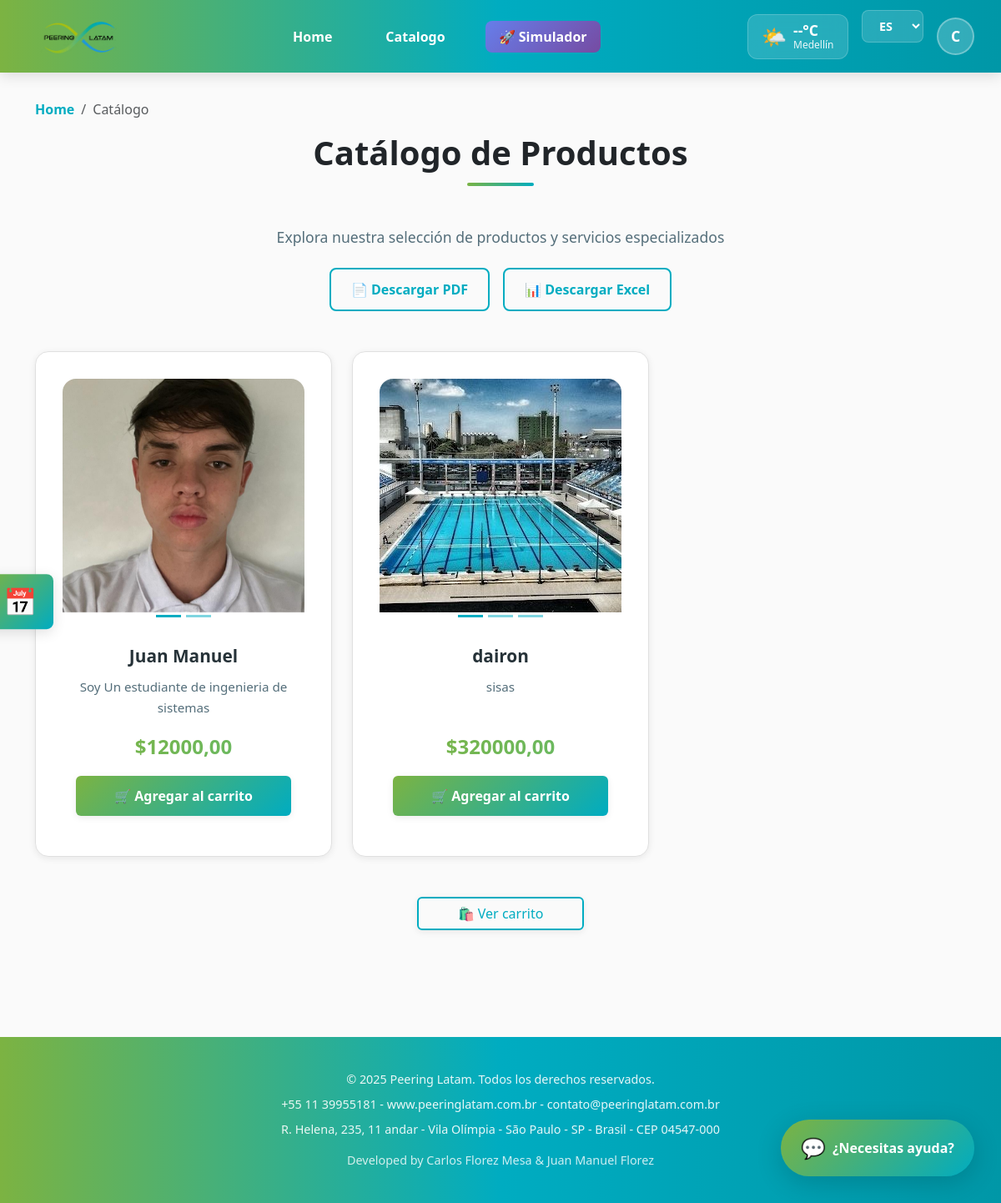
Screenshot of /es/catalogo/ (signed in) with the database file from the repository.
### accounts/models.py (models this page shows, shortened)
class CustomUser(AbstractBaseUser, PermissionsMixin):
    email = models.EmailField(unique=True)
    full_name = models.CharField(max_length=100)
    age = models.PositiveIntegerField(null=True, blank=True)
    position = models.CharField("Puesto laboral", max_length=100, blank=True)
    company = models.CharField("Empresa", max_length=100, blank=True)
    is_active = models.BooleanField(default=True)
    is_staff = models.BooleanField(default=False)
    USERNAME_FIELD = 'email'
    REQUIRED_FIELDS = ['full_name']
    objects = CustomUserManager()

### core/models.py (models this page shows, shortened)
class ImagenProducto(models.Model):
    producto = models.ForeignKey(Producto, on_delete=models.CASCADE, related_name='imagenes', verbose_name=_("Producto"))
    imagen = models.ImageField(upload_to='productos/', verbose_name=_("Imagen"))
    class Meta:
        verbose_name = _("Imagen de Producto")
        verbose_name_plural = _("Imágenes de Productos")

class Producto(models.Model):
    nombre = models.CharField(max_length=100, verbose_name=_("Nombre"))
    descripcion = models.TextField(verbose_name=_("Descripción"))
    precio = models.DecimalField(max_digits=10, decimal_places=2, verbose_name=_("Precio"))
    class Meta:
        verbose_name = _("Producto")
        verbose_name_plural = _("Productos")

### core/views.py (the view)
# urls.py: path('catalogo/', views.catalogo_view, name='catalogo'),
def catalogo_view(request):
    productos_list = Producto.objects.all()
    paginator = Paginator(productos_list, 6)
    page_number = request.GET.get('page')
    productos = paginator.get_page(page_number)
    return render(request, 'core/catalogo.html', {'productos': productos})

### core/templates/core/catalogo.html (shortened to what this page needs)
{% extends 'base.html' %}
{% load static %}
{% load i18n %}
{% block content %}
<link href="https://cdn.jsdelivr.net/npm/bootstrap@5.3.0/dist/css/bootstrap.min.css" rel="stylesheet">
<div style="padding: 2rem 0; background: var(--bg-light);">
    <div class="container">
        <nav aria-label="breadcrumb" data-aos="fade-down">
            <ol class="breadcrumb">
                <li class="breadcrumb-item"><a href="{% url 'home' %}">{% trans "Home" %}</a></li>
                <li class="breadcrumb-item active" aria-current="page">{% trans "Catálogo" %}</li>
            </ol>
        </nav>
        <div style="text-align: center; margin-bottom: 3rem;" data-aos="fade-up">
            <h2 class="section-title">{% trans "Catálogo de Productos" %}</h2>
            <p style="color: var(--text-light); font-size: 1.1rem; max-width: 600px; margin: 1rem auto 0;">
                {% trans "Explora nuestra selección de productos y servicios especializados" %}
            </p>
            {% if user.is_authenticated %}
            <div style="display: flex; gap: 1rem; justify-content: center; margin-top: 1.5rem; flex-wrap: wrap;">
                <a href="{% url 'reporte_pdf' %}" class="btn-outline" style="display: inline-flex; align-items: center; gap: 0.5rem; text-decoration: none; padding: 0.75rem 1.5rem; border-radius: 8px; font-weight: 600;">
                    📄 {% trans "Descargar PDF" %}
                </a>
                <a href="{% url 'reporte_excel' %}" class="btn-outline" style="display: inline-flex; align-items: center; gap: 0.5rem; text-decoration: none; padding: 0.75rem 1.5rem; border-radius: 8px; font-weight: 600;">
                    📊 {% trans "Descargar Excel" %}
                </a>
            </div>
            {% endif %}
        </div>
        <div class="row row-cols-1 row-cols-md-2 row-cols-lg-3 g-4">
            {% for producto in productos %}
            <div class="col" data-aos="fade-up" data-aos-delay="{{ forloop.counter0|add:'100' }}">
                <div class="card h-100 producto-card">
                    <div id="carousel{{ producto.id }}" class="carousel slide" data-bs-ride="carousel">
                        <div class="carousel-inner" style="border-radius: var(--radius-lg) var(--radius-lg) 0 0; overflow: hidden;">
                            {% for imagen in producto.imagenes.all %}
                            <div class="carousel-item {% if forloop.first %}active{% endif %}">
                                <img src="{{ imagen.imagen.url }}" class="d-block w-100" alt="{{ producto.nombre }}" style="height: 280px; object-fit: cover;">
                            </div>
                            {% endfor %}
                        </div>
                        {% if producto.imagenes.count > 1 %}
                        <div class="carousel-indicators" style="margin-bottom: 0.5rem;">
                            {% for imagen in producto.imagenes.all %}
                            <button type="button" data-bs-target="#carousel{{ producto.id }}" data-bs-slide-to="{{ forloop.counter0 }}" {% if forloop.first %}class="active" {% endif %} aria-current="true" aria-label="Slide {{ forloop.counter }}" style="background-color: var(--primary-cyan);"></button>
                            {% endfor %}
                        </div>
                        {% endif %}
                    </div>
                    <div class="card-body" style="display: flex; flex-direction: column; justify-content: space-between;">
                        <div>
                            <h5 class="card-title" style="color: var(--text-dark); font-weight: 700; font-size: 1.3rem; margin-bottom: 0.75rem;">
                                {{ producto.nombre }}
                            </h5>
                            <p class="card-text" style="color: var(--text-light); font-size: 0.95rem; line-height: 1.6;">
                                {{ producto.descripcion }}
                            </p>
                        </div>
                        <div style="margin-top: 1rem;">
                            <p class="card-text text-success" style="font-size: 1.5rem; font-weight: 800; margin-bottom: 1rem;">
                                ${{ producto.precio }}
                            </p>
                            <a href="{% url 'agregar_carrito' producto.id %}" class="btn" style="width: 100%; background: var(--gradient-main); color: white; border: none; padding: 0.75rem 1.5rem; font-weight: 600;">
                                🛒 {% trans "Agregar al carrito" %}
                            </a>
                        </div>
                    </div>
                </div>
            </div>
            {% endfor %}
        </div>
        <div class="text-center mt-5 mb-5" data-aos="zoom-in" style="padding-bottom: 3rem;">
            <a href="{% url 'ver_carrito' %}" class="btn btn-outline" style="min-width: 200px;">
                🛍️ {% trans "Ver carrito" %}
            </a>
        </div>
    </div>
</div>
{% endblock %}

### templates/base.html (shortened to what this page needs)
<!DOCTYPE html>
{% load static %}
{% load i18n %}
<html lang="{{ LANGUAGE_CODE|default:'es' }}">
<head>
    <link rel="stylesheet" href="{% static 'core/styles.css' %}">
    <link rel="stylesheet" href="https://cdn.jsdelivr.net/npm/aos@2.3.4/dist/aos.css" />
</head>
<body>
    <header class="site-header">
        <div class="container">
            <div class="logo">
                <a href="{% url 'home' %}">
                    <img src="{% static 'core/img/logo.avif' %}" alt="Peering Latam Logo">
                </a>
            </div>
            <nav class="site-nav" id="main-nav">
                <ul>
                    <li><a href="{% url 'home' %}">{% trans "Home" %}</a></li>
                    <li><a href="{% url 'catalogo' %}">{% trans "Catalogo" %}</a></li>
                    <li><a href="{% url 'simulador_red' %}" class="nav-simulador">🚀 {% trans "Simulador" %}</a></li>
                </ul>
            </nav>
            <div class="header-widgets">
                <div class="clima-widget">
                    <div class="clima-icon">🌤️</div>
                    <div class="clima-info">
                        <span id="clima-temp">--°C</span>
                        <span id="clima-ciudad">Medellín</span>
                    </div>
                </div>
                <div class="language-selector">
                    <form action="{% url 'set_language' %}" method="post" id="language-form">
                        <select name="language" onchange="document.getElementById('language-form').submit();" class="form-select-sm">
                            {% get_current_language as CURRENT_LANGUAGE %}
                            {% get_available_languages as LANGUAGES %}
                            {% for lang_code, lang_name in LANGUAGES %}
                            <option value="{{ lang_code }}" {% if lang_code == CURRENT_LANGUAGE %}selected{% endif %}>
                                {{ lang_code|upper }}
                            </option>
                            {% endfor %}
                        </select>
                    </form>
                </div>
                <div class="user-menu">
                    <div class="user-icon" onclick="toggleDropdown()">
                        {% if user.is_authenticated %}
                        {{ user.email|slice:":1"|upper }}
                        {% else %}
                        👤
                        {% endif %}
                    </div>
                </div>
            </div>
        </div>
    </header>
    <main class="site-content">
        {% block content %}
        {% endblock %}
    </main>
    <footer class="site-footer">
        <p>&copy; {{ now.year|default:2025 }} Peering Latam. {% trans "Todos los derechos reservados" %}.</p>
        <p>+55 11 39955181 - www.peeringlatam.com.br - contato@peeringlatam.com.br</p>
        <p>R. Helena, 235, 11 andar - Vila Olímpia - São Paulo - SP - Brasil - CEP 04547-000</p>
        <p style="margin-top: 1rem; opacity: 0.8;">Developed by Carlos Florez Mesa & Juan Manuel Florez</p>
    </footer>
    {% if user.is_authenticated %}
    <div class="chat-bubble" id="chat-bubble">{% trans "¿Necesitas ayuda?" %}</div>
    {% else %}
    <div class="chat-bubble" id="chat-bubble">{% trans "¿Necesitas ayuda?" %}</div>
    {% endif %}
    <div class="sidebar-wrapper">
        <div class="sidebar">
        </div>
    </div>
</body>
</html>

### templates/base.html (style rules this page uses)
html, body { margin: 0 !important; padding: 0 !important; overflow-x: hidden; }
body { padding-top: 0 !important; margin-top: 0 !important; }
.site-header { margin-top: 0 !important; top: 0 !important; }
.nav-simulador { background: linear-gradient(135deg, #667eea 0%, #764ba2 100%); color: white !important; padding: 0.5rem 1rem; border-radius: 8px; font-weight: 600; transition: all 0.3s ease; }

### core/templates/core/catalogo.html (style rules this page uses)
.card { border: none; transition: all 0.3s ease; }
.producto-card { background: white; border-radius: var(--radius-lg); overflow: hidden; box-shadow: var(--shadow-sm); border: 1px solid var(--border-color); }
.carousel-item img { transition: transform 0.3s ease; }
.text-success { background: linear-gradient(135deg, #7CB342, #66BB6A); -webkit-background-clip: text; -webkit-text-fill-color: transparent; background-clip: text; }
.btn-outline { background: transparent; color: var(--primary-cyan); border: 2px solid var(--primary-cyan); }

### rows the page displays
CustomUser: email "C"
Producto: nombre "Juan Manuel", descripcion "Soy Un estudiante de ingenieria de sistemas", precio "12000,00"
ImagenProducto: imagen (picture)
Producto: nombre "dairon", descripcion "sisas", precio "320000,00"
ImagenProducto: imagen (picture)

### other values shown
{{ now.year|default:2025 }} "2025"
form field language "ES"
